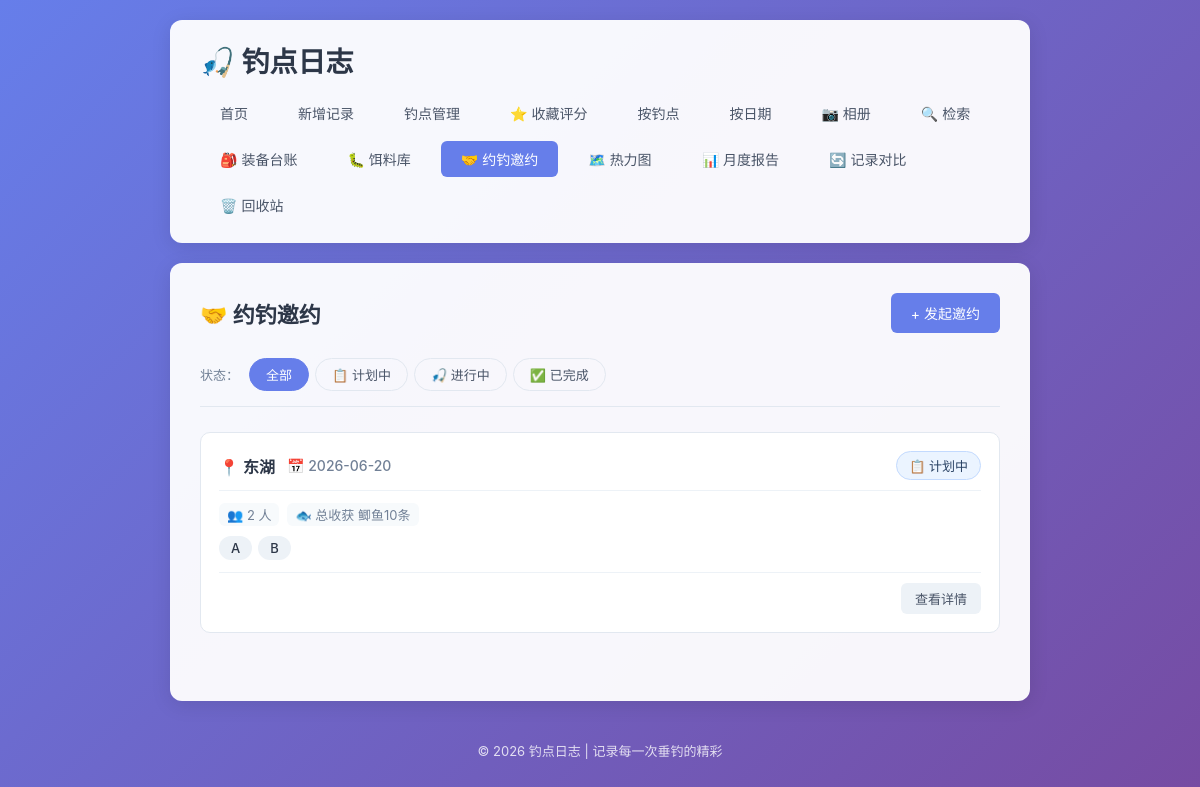
/invitations, run on an earlier commit of the app's database.
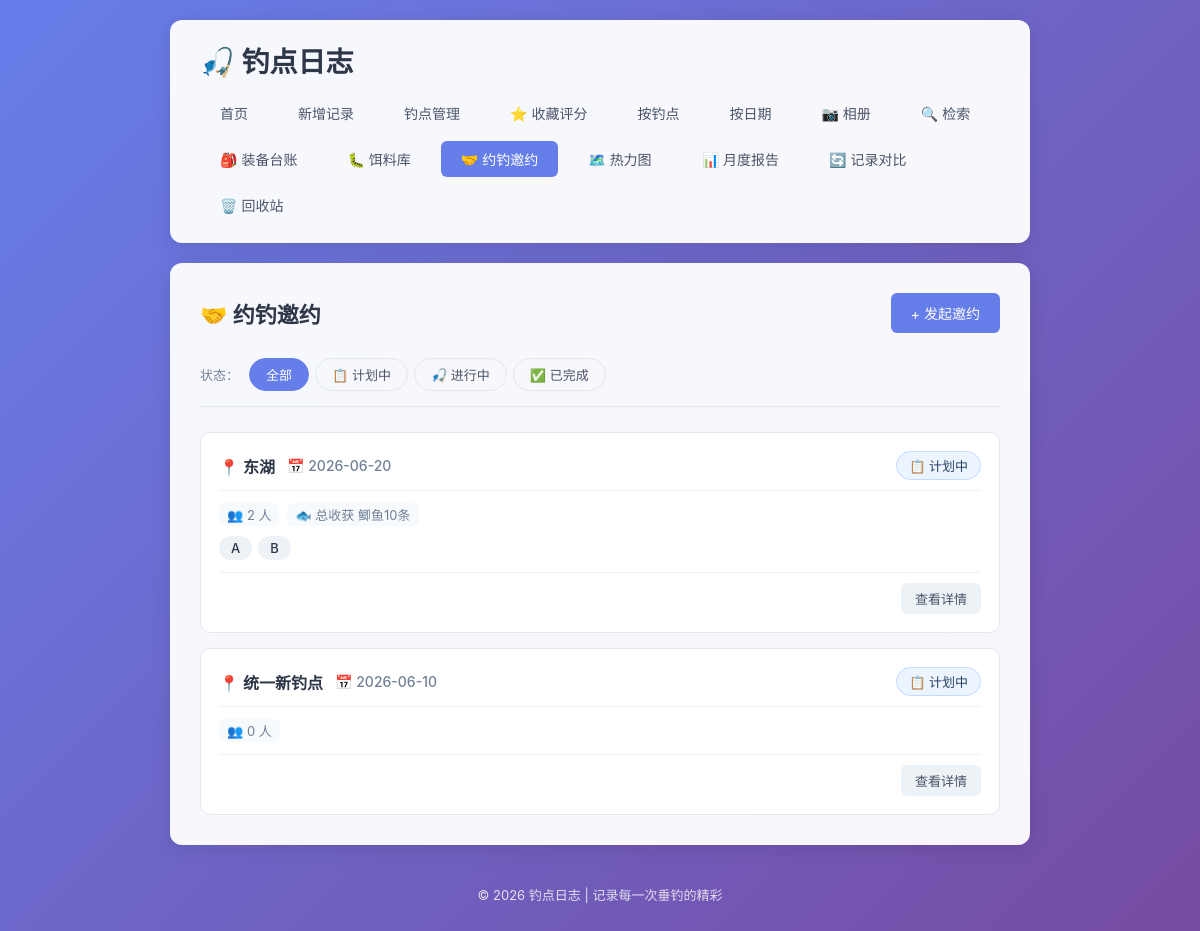
And on a later commit of the database.
### tables this page shows
CREATE TABLE fishing_invitations (
            id INTEGER PRIMARY KEY AUTOINCREMENT,
            spot TEXT NOT NULL,
            date DATE NOT NULL,
            notes TEXT,
            status TEXT DEFAULT 'planned',
            total_cost REAL DEFAULT 0,
            created_at TIMESTAMP DEFAULT CURRENT_TIMESTAMP
        , total_harvest TEXT, deleted_at TIMESTAMP);

CREATE TABLE invitation_members (
            id INTEGER PRIMARY KEY AUTOINCREMENT,
            invitation_id INTEGER NOT NULL,
            name TEXT NOT NULL,
            harvest_detail TEXT,
            cost_share REAL DEFAULT 0,
            created_at TIMESTAMP DEFAULT CURRENT_TIMESTAMP,
            FOREIGN KEY (invitation_id) REFERENCES fishing_invitations(id) ON DELETE CASCADE
        );

### app.py (the view)
@app.route('/invitations')
def invitations_list():
    conn = get_db()
    filter_status = request.args.get('status', 'all')
    query = '''
        SELECT i.*,
               (SELECT COUNT(*) FROM invitation_members m WHERE m.invitation_id = i.id) as member_count
        FROM fishing_invitations i
        WHERE i.deleted_at IS NULL
    '''
    params = []
    conditions = []
    if filter_status != 'all':
        conditions.append('i.status = ?')
        params.append(filter_status)
    if conditions:
        query += ' AND ' + ' AND '.join(conditions)
    query += ' ORDER BY i.date DESC, i.id DESC'
    invitations = conn.execute(query, params).fetchall()
    inv_list = []
    for inv in invitations:
        inv_dict = dict(inv)
        members = conn.execute(
            'SELECT * FROM invitation_members WHERE invitation_id = ? ORDER BY id',
            (inv['id'],)
        ).fetchall()
        inv_dict['members'] = [dict(m) for m in members]
        member_count = len(members)
        total_cost = inv_dict.get('total_cost') or 0
        inv_dict['avg_cost'] = round(total_cost / member_count, 2) if member_count > 0 and total_cost > 0 else 0
        total_harvest = inv_dict.get('total_harvest') or ''
        inv_dict['total_harvest_display'] = total_harvest if total_harvest else ''
        if total_harvest:
            harvest_val = parse_harvest_value(total_harvest)
            inv_dict['avg_harvest'] = round(harvest_val / member_count, 2) if member_count > 0 and harvest_val > 0 else 0
        else:
            inv_dict['avg_harvest'] = 0
        members_with_harvest = [m for m in inv_dict['members'] if m.get('harvest_detail')]
        inv_dict['members_with_harvest_count'] = len(members_with_harvest)
        inv_list.append(inv_dict)
    conn.close()
    return render_template('invitations.html', invitations=inv_list, filter_status=filter_status)

### app.py (called while the page is built, shortened)
def get_db():
    conn = sqlite3.connect(DB_PATH)
    conn.row_factory = sqlite3.Row
    return conn

def parse_harvest_value(harvest_str):
    if not harvest_str:
        return 0
    harvest_str = str(harvest_str).strip()
    if not harvest_str:
        return 0
    zero_keywords = [
        '空军', '白板', '打龟', '空手', '空竿', '光头',
        '没钓到', '无收获', '零收获', '零', '0', '打飞机',
        '参军', '空', '龟', '白跑一趟', '参军了', '空军了'
    ]
    lower_str = harvest_str.lower()
    for kw in zero_keywords:
        if kw.lower() in lower_str:
            return 0

### templates/invitations.html (shortened to what this page needs)
{% extends 'base.html' %}
{% block content %}
    <div class="page-header">
        <h2>🤝 约钓邀约</h2>
        <a href="{{ url_for('add_invitation') }}" class="btn btn-primary">+ 发起邀约</a>
    </div>
    <div class="filter-bar">
        <div class="filter-group">
            <span class="filter-label">状态：</span>
            <a href="{{ url_for('invitations_list', status='all') }}" class="filter-btn {% if filter_status == 'all' %}active{% endif %}">全部</a>
            <a href="{{ url_for('invitations_list', status='planned') }}" class="filter-btn {% if filter_status == 'planned' %}active{% endif %}">📋 计划中</a>
            <a href="{{ url_for('invitations_list', status='ongoing') }}" class="filter-btn {% if filter_status == 'ongoing' %}active{% endif %}">🎣 进行中</a>
            <a href="{{ url_for('invitations_list', status='completed') }}" class="filter-btn {% if filter_status == 'completed' %}active{% endif %}">✅ 已完成</a>
        </div>
    </div>
    {% if invitations %}
        <div class="invitation-list">
            {% for inv in invitations %}
                <div class="invitation-card">
                    <div class="invitation-card-header">
                        <div class="invitation-card-title">
                            <span class="invitation-spot">📍 {{ inv['spot'] }}</span>
                            <span class="invitation-date">📅 {{ inv['date'] }}</span>
                        </div>
                        <span class="invitation-status status-{{ inv['status'] }}">
                            {% if inv['status'] == 'planned' %}📋 计划中
                            {% elif inv['status'] == 'ongoing' %}🎣 进行中
                            {% elif inv['status'] == 'completed' %}✅ 已完成
                            {% endif %}
                        </span>
                    </div>
                    <div class="invitation-card-body">
                        <div class="invitation-meta">
                            <span class="meta-item">👥 {{ inv['member_count'] }} 人</span>
                            {% if inv['total_harvest'] %}
                                <span class="meta-item">🐟 总收获 {{ inv['total_harvest'] }}</span>
                            {% endif %}
                        </div>
                        {% if inv['members'] %}
                            <div class="invitation-member-preview">
                                {% for m in inv['members'] %}
                                    <span class="member-tag">
                                        <span class="member-name">{{ m['name'] }}</span>
                                    </span>
                                {% endfor %}
                            </div>
                        {% endif %}
                    </div>
                    <div class="invitation-card-footer">
                        <a href="{{ url_for('invitations_detail', inv_id=inv['id']) }}" class="btn btn-small">查看详情</a>
                    </div>
                </div>
            {% endfor %}
        </div>
    {% else %}
        <div class="empty-state">
            <p>还没有约钓邀约，快去发起第一个吧！</p>
            <a href="{{ url_for('add_invitation') }}" class="btn btn-primary">+ 发起邀约</a>
        </div>
    {% endif %}
{% endblock %}

What changed in the data, as far as the page shows it:
added fishing_invitations: spot "统一新钓点", date "2026-06-10", status "📋 计划中", member_count "0"
